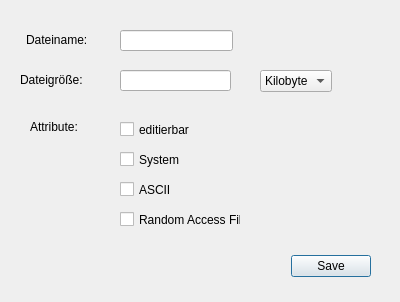
<?xml version="1.0" encoding="UTF-8"?>
<ui version="4.0">
 <class>CreateFile</class>
 <widget class="QDialog" name="CreateFile">
  <property name="geometry">
   <rect>
    <x>0</x>
    <y>0</y>
    <width>400</width>
    <height>302</height>
   </rect>
  </property>
  <property name="windowTitle">
   <string>Dialog</string>
  </property>
  <widget class="QDialogButtonBox" name="buttonBox">
   <property name="geometry">
    <rect>
     <x>30</x>
     <y>250</y>
     <width>341</width>
     <height>32</height>
    </rect>
   </property>
   <property name="orientation">
    <enum>Qt::Horizontal</enum>
   </property>
   <property name="standardButtons">
    <set>QDialogButtonBox::Save</set>
   </property>
  </widget>
  <widget class="QLabel" name="label">
   <property name="geometry">
    <rect>
     <x>26</x>
     <y>30</y>
     <width>71</width>
     <height>20</height>
    </rect>
   </property>
   <property name="text">
    <string>Dateiname:</string>
   </property>
  </widget>
  <widget class="QLabel" name="label_2">
   <property name="geometry">
    <rect>
     <x>20</x>
     <y>70</y>
     <width>71</width>
     <height>20</height>
    </rect>
   </property>
   <property name="text">
    <string>Dateigröße:</string>
   </property>
  </widget>
  <widget class="QLineEdit" name="lineEdit">
   <property name="geometry">
    <rect>
     <x>120</x>
     <y>30</y>
     <width>113</width>
     <height>21</height>
    </rect>
   </property>
  </widget>
  <widget class="QLineEdit" name="lineEdit_2">
   <property name="geometry">
    <rect>
     <x>120</x>
     <y>70</y>
     <width>111</width>
     <height>21</height>
    </rect>
   </property>
  </widget>
  <widget class="QComboBox" name="comboBox">
   <property name="geometry">
    <rect>
     <x>260</x>
     <y>70</y>
     <width>72</width>
     <height>22</height>
    </rect>
   </property>
   <item>
    <property name="text">
     <string>Kilobyte</string>
    </property>
   </item>
  </widget>
  <widget class="QLabel" name="label_3">
   <property name="geometry">
    <rect>
     <x>30</x>
     <y>120</y>
     <width>47</width>
     <height>13</height>
    </rect>
   </property>
   <property name="text">
    <string>Attribute:</string>
   </property>
  </widget>
  <widget class="QCheckBox" name="editable">
   <property name="geometry">
    <rect>
     <x>120</x>
     <y>120</y>
     <width>72</width>
     <height>19</height>
    </rect>
   </property>
   <property name="text">
    <string>editierbar</string>
   </property>
  </widget>
  <widget class="QCheckBox" name="system">
   <property name="geometry">
    <rect>
     <x>120</x>
     <y>150</y>
     <width>72</width>
     <height>19</height>
    </rect>
   </property>
   <property name="text">
    <string>System</string>
   </property>
  </widget>
  <widget class="QCheckBox" name="ascii">
   <property name="geometry">
    <rect>
     <x>120</x>
     <y>180</y>
     <width>72</width>
     <height>19</height>
    </rect>
   </property>
   <property name="text">
    <string>ASCII</string>
   </property>
  </widget>
  <widget class="QCheckBox" name="checkBox_4">
   <property name="geometry">
    <rect>
     <x>120</x>
     <y>210</y>
     <width>121</width>
     <height>19</height>
    </rect>
   </property>
   <property name="text">
    <string>Random Access File</string>
   </property>
  </widget>
 </widget>
 <resources/>
 <connections>
  <connection>
   <sender>buttonBox</sender>
   <signal>accepted()</signal>
   <receiver>CreateFile</receiver>
   <slot>accept()</slot>
   <hints>
    <hint type="sourcelabel">
     <x>248</x>
     <y>254</y>
    </hint>
    <hint type="destinationlabel">
     <x>157</x>
     <y>274</y>
    </hint>
   </hints>
  </connection>
  <connection>
   <sender>buttonBox</sender>
   <signal>rejected()</signal>
   <receiver>CreateFile</receiver>
   <slot>reject()</slot>
   <hints>
    <hint type="sourcelabel">
     <x>316</x>
     <y>260</y>
    </hint>
    <hint type="destinationlabel">
     <x>286</x>
     <y>274</y>
    </hint>
   </hints>
  </connection>
 </connections>
</ui>
